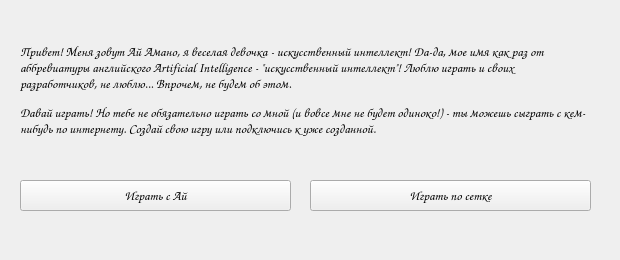
<?xml version="1.0" encoding="UTF-8"?>
<ui version="4.0">
 <class>Form</class>
 <widget class="QWidget" name="Form">
  <property name="geometry">
   <rect>
    <x>0</x>
    <y>0</y>
    <width>620</width>
    <height>260</height>
   </rect>
  </property>
  <property name="minimumSize">
   <size>
    <width>620</width>
    <height>260</height>
   </size>
  </property>
  <property name="maximumSize">
   <size>
    <width>620</width>
    <height>260</height>
   </size>
  </property>
  <property name="font">
   <font>
    <family>Comic Sans MS</family>
    <pointsize>10</pointsize>
   </font>
  </property>
  <property name="windowTitle">
   <string>Form</string>
  </property>
  <widget class="QLabel" name="label">
   <property name="geometry">
    <rect>
     <x>20</x>
     <y>20</y>
     <width>571</width>
     <height>141</height>
    </rect>
   </property>
   <property name="font">
    <font>
     <family>Comic Sans MS</family>
     <pointsize>10</pointsize>
    </font>
   </property>
   <property name="text">
    <string>&lt;p&gt;Привет! Меня зовут &lt;strong&gt;Ай Амано&lt;/strong&gt;, я веселая девочка - искусственный интеллект! Да-да, мое имя как раз от аббревиатуры английского &lt;i&gt;Artificial Intelligence&lt;/i&gt; - &quot;искусственный интеллект&quot;! Люблю играть и своих разработчиков, не люблю... Впрочем, не будем об этом.&lt;/p&gt;
&lt;p&gt;Давай играть! Но тебе не обязательно играть со мной (и вовсе мне не будет одиноко!) - ты можешь сыграть с кем-нибудь по интернету. Создай свою игру или подключись к уже созданной.&lt;/p&gt;</string>
   </property>
   <property name="wordWrap">
    <bool>true</bool>
   </property>
  </widget>
  <widget class="QPushButton" name="game_net">
   <property name="geometry">
    <rect>
     <x>310</x>
     <y>180</y>
     <width>281</width>
     <height>31</height>
    </rect>
   </property>
   <property name="text">
    <string>Играть по сетке</string>
   </property>
  </widget>
  <widget class="QPushButton" name="game_ai">
   <property name="geometry">
    <rect>
     <x>20</x>
     <y>180</y>
     <width>271</width>
     <height>31</height>
    </rect>
   </property>
   <property name="text">
    <string>Играть с Ай</string>
   </property>
  </widget>
  <widget class="QLabel" name="report">
   <property name="geometry">
    <rect>
     <x>20</x>
     <y>220</y>
     <width>571</width>
     <height>31</height>
    </rect>
   </property>
   <property name="font">
    <font>
     <family>Comic Sans MS</family>
     <pointsize>10</pointsize>
    </font>
   </property>
   <property name="text">
    <string/>
   </property>
   <property name="wordWrap">
    <bool>true</bool>
   </property>
  </widget>
 </widget>
 <resources/>
 <connections/>
</ui>
